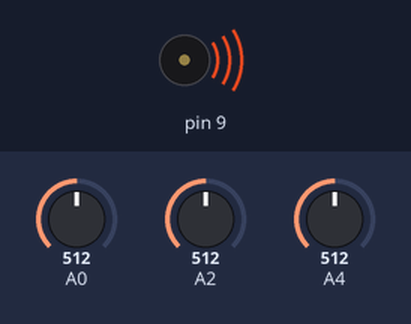
This sketch was run on a simulated Arduino Uno, built with avr-gcc and run on an emulated ATmega328P. Shown: buzzer (waves = sounding). The test bench sets the inputs (shaded band); at power-on: A4 = 512, A0 = 512, A2 = 512.

Above: at 1.2 s.
1.3 s: A4 set to 1004
2.8 s: A4 set to 1023
At 3.5 s:
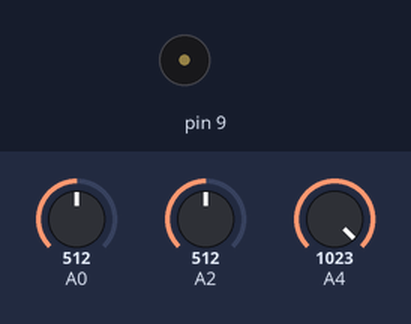
4.3 s: A4 set to 900
At 4.9 s:
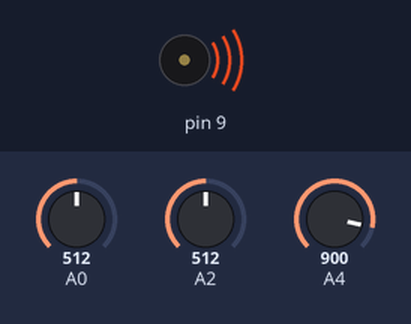
Timing chart, 0 to 11.8 s (numbered marks = the images above; inputs shaded):
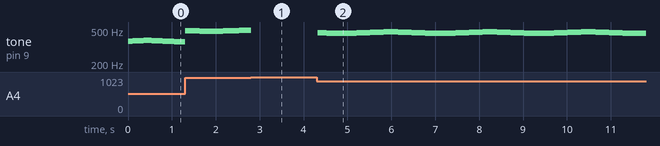

Measured:
- the behaviour switches between 1022 and 1023 on A4 (found by bisection; images 0 and 1)
- after the input at 4.3 s, tone on pin 9: plays 465 Hz for 0.05 s, 464 Hz for 0.05 s, 463 Hz for 0.05 s, 462 Hz for 0.05 s, 461 Hz for 0.05 s, 460 Hz for 0.05 s … (146 notes in this stretch), starting at once

The sketch:

TheraminTomerAlonGilad.ino
```cpp
/*
Theramin - ElctroPhysical Instrument

This is a an electric instrument, which plays a note
on a range between C4 to B4 according to a light sensor input.
In addition, the note will be vibrated according to Two potentiometers input.
One controls the vibrato's depth, the other controls the speed (delay between changes).

The Circuit:
  * Input:
      Potentiometer - A0 - Depth of vibrato.
      Potentiometer - A2 - Speed of vibrato.
      LightSensor - A4 - Map light intesity to specifc note.
  * Output:
      Speaker - 9 - plays the note with vibrato.

Video link: #LINK#

Created By:
  Gilad_Ram #305433260
  Tomer_Maimon #308301498
  Alon_Shprung #203349048
*/

int vibratoDepthInput;
int vibratoSpeedInput;
double noteChangeValue;

// notes to play from C4 to B4
double notes[] = {261.63,277.18, 293.66, 311.13, 329.63,
                      349.23, 369.99, 392.0, 415.3, 440.0, 466.16, 493.88};
void setup() {
  // constant depth delta between iterations
  noteChangeValue = 0.5;

  // initialize serial communication at 9600 bits per second:
  Serial.begin(9600);
}

void loop() {
  // Read light sensor input and map to a note
  int lightSensorInput = analogRead(A4);
  int mappedNoteIndex = map(lightSensorInput, 0, 1023, 0, 12);
  double mappedNoteValue = notes[mappedNoteIndex];
  double currentNote = mappedNoteValue;

  // Vibrato loops as long as playing the same note
  // I think the while loop is redundant - is'nt it the same as lines 19 and 20 ??
  while (mappedNoteIndex == map(analogRead(A4), 0, 1023, 0, 12)){
    double vibratoMaxDepth = currentNote * 0.1;
    // note may go up and down up to half of the total vibrato depth
    double vibratoChangeLimit = vibratoMaxDepth * 0.5;

    // Change vibrato depth and speed based on live sensor input
    vibratoDepthInput = analogRead(A0);
    vibratoSpeedInput = analogRead(A2);
    int mappedDelaySpeed = map(vibratoSpeedInput, 0, 1023, 1, 50);
    int currentVibratoDepthLimit = map(vibratoDepthInput, 0, 1023, 0, vibratoChangeLimit);

    // prevent changes to the original note when vibrato depth sensor input is zero
    if (currentVibratoDepthLimit != 0) {
      currentNote = currentNote + noteChangeValue;
    }

    // up and down movement for the vibrato based on depth input
    // change direction when reaching limits
    if (currentNote <=  mappedNoteValue - currentVibratoDepthLimit
          || currentNote >= mappedNoteValue + currentVibratoDepthLimit) {
       noteChangeValue = -noteChangeValue;
    }

    tone(9, currentNote); // play sound

    // delay in between reads for stability based on speed input
    delay(mappedDelaySpeed);
  }
}
```
